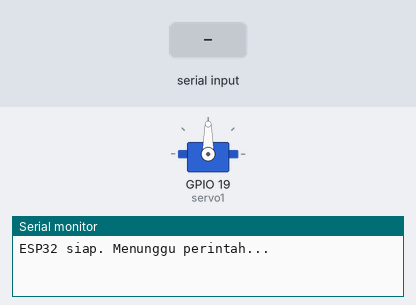
This sketch was run on a simulated ESP32. On the bench: servo, the last lines printed to the serial monitor. Inputs (shaded band) come from the test bench. Nothing arrives over Bluetooth unless stated.

Above: at 1.7 s.
1.8 s: "0" received over the second serial link
At 2.2 s:
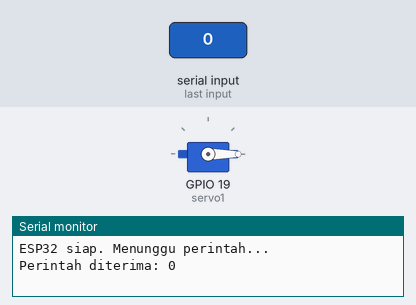
Timing chart, 0 to 6.3 s (numbered marks = the images above; inputs shaded):
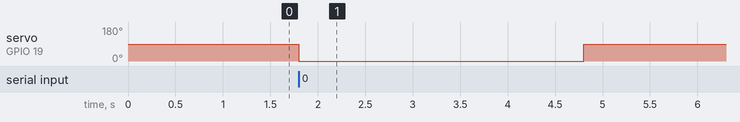

Measured:
- after the input at 1.8 s, servo on GPIO 19 (servo1): 90° → 0° at once, → 90° 3.0 s later

The sketch:

fiks_esp32_v2.ino
```cpp
#include <BluetoothSerial.h>
#include <ESP32Servo.h>

BluetoothSerial SerialBT;
Servo servo1;

void setup() {
  Serial.begin(115200);
  SerialBT.begin("ESP32_SAMPAH");
  servo1.attach(19);

  // Posisi default (tutup / netral)
  servo1.write(90);
  delay(500);

  Serial.println("ESP32 siap. Menunggu perintah...");
}

void loop() {
  if (SerialBT.available()) {
    char cmd = SerialBT.read();

    Serial.print("Perintah diterima: ");
    Serial.println(cmd);

    if (cmd == '0') {        // ORGANIK → kiri
      servo1.write(0);
      delay(3000);
      servo1.write(90);

    } else if (cmd == '1') { // ANORGANIK → kanan
      servo1.write(180);
      delay(3000);
      servo1.write(90);

    } else if (cmd == '2') { // TUTUP → netral
      servo1.write(90);      // ✅ Cukup satu kali
    }

    // ✅ Bersihkan sisa buffer agar perintah lama tidak menumpuk
    while (SerialBT.available()) {
      SerialBT.read();
    }

    delay(200); // debounce kecil
  }
}
```
